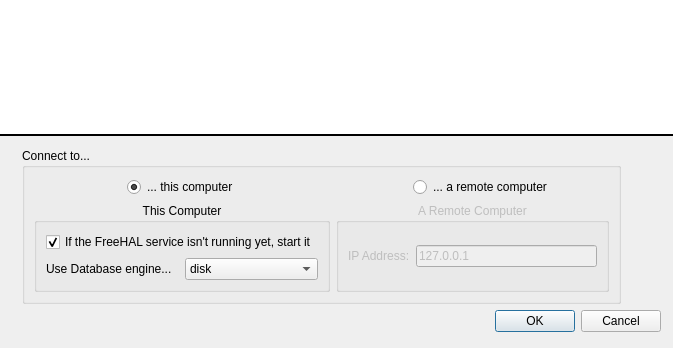
<?xml version="1.0" encoding="UTF-8"?>
<ui version="4.0">
 <class>ConnectDialog</class>
 <widget class="QDialog" name="ConnectDialog">
  <property name="geometry">
   <rect>
    <x>0</x>
    <y>0</y>
    <width>673</width>
    <height>348</height>
   </rect>
  </property>
  <property name="sizePolicy">
   <sizepolicy hsizetype="Fixed" vsizetype="Preferred">
    <horstretch>0</horstretch>
    <verstretch>0</verstretch>
   </sizepolicy>
  </property>
  <property name="maximumSize">
   <size>
    <width>748546</width>
    <height>16777215</height>
   </size>
  </property>
  <property name="windowTitle">
   <string>Connect to an artificial intelligence</string>
  </property>
  <property name="styleSheet">
   <string/>
  </property>
  <layout class="QGridLayout">
   <property name="margin">
    <number>0</number>
   </property>
   <item row="1" column="2">
    <spacer>
     <property name="orientation">
      <enum>Qt::Vertical</enum>
     </property>
     <property name="sizeType">
      <enum>QSizePolicy::Fixed</enum>
     </property>
     <property name="sizeHint" stdset="0">
      <size>
       <width>20</width>
       <height>6</height>
      </size>
     </property>
    </spacer>
   </item>
   <item row="2" column="0">
    <spacer>
     <property name="orientation">
      <enum>Qt::Horizontal</enum>
     </property>
     <property name="sizeType">
      <enum>QSizePolicy::Fixed</enum>
     </property>
     <property name="sizeHint" stdset="0">
      <size>
       <width>16</width>
       <height>16</height>
      </size>
     </property>
    </spacer>
   </item>
   <item row="2" column="1" colspan="2">
    <widget class="QGroupBox" name="groupBox">
     <property name="sizePolicy">
      <sizepolicy hsizetype="Fixed" vsizetype="Preferred">
       <horstretch>0</horstretch>
       <verstretch>0</verstretch>
      </sizepolicy>
     </property>
     <property name="minimumSize">
      <size>
       <width>560</width>
       <height>0</height>
      </size>
     </property>
     <property name="styleSheet">
      <string/>
     </property>
     <property name="title">
      <string>Connect to...</string>
     </property>
     <layout class="QGridLayout">
      <item row="0" column="0">
       <spacer>
        <property name="orientation">
         <enum>Qt::Horizontal</enum>
        </property>
        <property name="sizeHint" stdset="0">
         <size>
          <width>16</width>
          <height>20</height>
         </size>
        </property>
       </spacer>
      </item>
      <item row="0" column="1">
       <widget class="QRadioButton" name="radioButton">
        <property name="text">
         <string>... this computer</string>
        </property>
        <property name="checked">
         <bool>true</bool>
        </property>
       </widget>
      </item>
      <item row="0" column="2">
       <spacer>
        <property name="orientation">
         <enum>Qt::Horizontal</enum>
        </property>
        <property name="sizeHint" stdset="0">
         <size>
          <width>16</width>
          <height>20</height>
         </size>
        </property>
       </spacer>
      </item>
      <item row="0" column="3">
       <spacer>
        <property name="orientation">
         <enum>Qt::Horizontal</enum>
        </property>
        <property name="sizeHint" stdset="0">
         <size>
          <width>71</width>
          <height>20</height>
         </size>
        </property>
       </spacer>
      </item>
      <item row="0" column="4">
       <widget class="QRadioButton" name="radioButton_2">
        <property name="text">
         <string>... a remote computer</string>
        </property>
       </widget>
      </item>
      <item row="0" column="5">
       <spacer>
        <property name="orientation">
         <enum>Qt::Horizontal</enum>
        </property>
        <property name="sizeHint" stdset="0">
         <size>
          <width>51</width>
          <height>20</height>
         </size>
        </property>
       </spacer>
      </item>
      <item row="1" column="0" colspan="3">
       <widget class="QGroupBox" name="groupBox_3">
        <property name="title">
         <string>This Computer</string>
        </property>
        <property name="alignment">
         <set>Qt::AlignHCenter</set>
        </property>
        <layout class="QGridLayout">
         <item row="0" column="0" colspan="2">
          <widget class="QCheckBox" name="start_kernel">
           <property name="text">
            <string>If the FreeHAL service isn't running yet, start it</string>
           </property>
           <property name="checked">
            <bool>true</bool>
           </property>
          </widget>
         </item>
         <item row="1" column="1">
          <widget class="QComboBox" name="database_engine">
           <item>
            <property name="text">
             <string>disk</string>
            </property>
           </item>
           <item>
            <property name="text">
             <string>ram</string>
            </property>
           </item>
           <item>
            <property name="text">
             <string>disk (traditional)</string>
            </property>
           </item>
          </widget>
         </item>
         <item row="1" column="0">
          <widget class="QLabel" name="label">
           <property name="text">
            <string>Use Database engine...</string>
           </property>
          </widget>
         </item>
        </layout>
       </widget>
      </item>
      <item row="1" column="3" colspan="3">
       <widget class="QGroupBox" name="groupBox_2">
        <property name="enabled">
         <bool>false</bool>
        </property>
        <property name="sizePolicy">
         <sizepolicy hsizetype="MinimumExpanding" vsizetype="Preferred">
          <horstretch>0</horstretch>
          <verstretch>0</verstretch>
         </sizepolicy>
        </property>
        <property name="title">
         <string>A Remote Computer</string>
        </property>
        <property name="alignment">
         <set>Qt::AlignHCenter</set>
        </property>
        <layout class="QGridLayout">
         <item row="0" column="0">
          <widget class="QLabel" name="label_4">
           <property name="text">
            <string>IP Address:</string>
           </property>
          </widget>
         </item>
         <item row="0" column="2">
          <widget class="QLineEdit" name="ip">
           <property name="sizePolicy">
            <sizepolicy hsizetype="MinimumExpanding" vsizetype="Fixed">
             <horstretch>0</horstretch>
             <verstretch>0</verstretch>
            </sizepolicy>
           </property>
           <property name="text">
            <string>127.0.0.1</string>
           </property>
          </widget>
         </item>
        </layout>
       </widget>
      </item>
     </layout>
    </widget>
   </item>
   <item row="2" column="3">
    <spacer>
     <property name="orientation">
      <enum>Qt::Horizontal</enum>
     </property>
     <property name="sizeType">
      <enum>QSizePolicy::Fixed</enum>
     </property>
     <property name="sizeHint" stdset="0">
      <size>
       <width>6</width>
       <height>6</height>
      </size>
     </property>
    </spacer>
   </item>
   <item row="3" column="1">
    <spacer>
     <property name="orientation">
      <enum>Qt::Horizontal</enum>
     </property>
     <property name="sizeHint" stdset="0">
      <size>
       <width>40</width>
       <height>20</height>
      </size>
     </property>
    </spacer>
   </item>
   <item row="3" column="2">
    <widget class="QDialogButtonBox" name="buttonBox">
     <property name="sizePolicy">
      <sizepolicy hsizetype="Fixed" vsizetype="Fixed">
       <horstretch>0</horstretch>
       <verstretch>0</verstretch>
      </sizepolicy>
     </property>
     <property name="styleSheet">
      <string/>
     </property>
     <property name="orientation">
      <enum>Qt::Horizontal</enum>
     </property>
     <property name="standardButtons">
      <set>QDialogButtonBox::Cancel|QDialogButtonBox::Ok</set>
     </property>
    </widget>
   </item>
   <item row="4" column="2">
    <spacer>
     <property name="orientation">
      <enum>Qt::Vertical</enum>
     </property>
     <property name="sizeType">
      <enum>QSizePolicy::Fixed</enum>
     </property>
     <property name="sizeHint" stdset="0">
      <size>
       <width>20</width>
       <height>16</height>
      </size>
     </property>
    </spacer>
   </item>
   <item row="0" column="0" colspan="4">
    <widget class="QLabel" name="label_2">
     <property name="sizePolicy">
      <sizepolicy hsizetype="Fixed" vsizetype="Preferred">
       <horstretch>0</horstretch>
       <verstretch>0</verstretch>
      </sizepolicy>
     </property>
     <property name="minimumSize">
      <size>
       <width>0</width>
       <height>0</height>
      </size>
     </property>
     <property name="maximumSize">
      <size>
       <width>750</width>
       <height>142</height>
      </size>
     </property>
     <property name="autoFillBackground">
      <bool>false</bool>
     </property>
     <property name="styleSheet">
      <string>background-color: white; border-bottom: 2px solid black;</string>
     </property>
     <property name="text">
      <string/>
     </property>
     <property name="pixmap">
      <pixmap resource="../freehalqt.qrc">:/ui/logo.png</pixmap>
     </property>
     <property name="margin">
      <number>0</number>
     </property>
    </widget>
   </item>
  </layout>
 </widget>
 <resources>
  <include location="../freehalqt.qrc"/>
 </resources>
 <connections>
  <connection>
   <sender>buttonBox</sender>
   <signal>accepted()</signal>
   <receiver>ConnectDialog</receiver>
   <slot>accept()</slot>
   <hints>
    <hint type="sourcelabel">
     <x>248</x>
     <y>254</y>
    </hint>
    <hint type="destinationlabel">
     <x>157</x>
     <y>274</y>
    </hint>
   </hints>
  </connection>
  <connection>
   <sender>buttonBox</sender>
   <signal>rejected()</signal>
   <receiver>ConnectDialog</receiver>
   <slot>reject()</slot>
   <hints>
    <hint type="sourcelabel">
     <x>316</x>
     <y>260</y>
    </hint>
    <hint type="destinationlabel">
     <x>286</x>
     <y>274</y>
    </hint>
   </hints>
  </connection>
  <connection>
   <sender>radioButton_2</sender>
   <signal>toggled(bool)</signal>
   <receiver>groupBox_2</receiver>
   <slot>setEnabled(bool)</slot>
   <hints>
    <hint type="sourcelabel">
     <x>185</x>
     <y>227</y>
    </hint>
    <hint type="destinationlabel">
     <x>258</x>
     <y>311</y>
    </hint>
   </hints>
  </connection>
  <connection>
   <sender>radioButton_2</sender>
   <signal>toggled(bool)</signal>
   <receiver>groupBox_3</receiver>
   <slot>setDisabled(bool)</slot>
   <hints>
    <hint type="sourcelabel">
     <x>118</x>
     <y>245</y>
    </hint>
    <hint type="destinationlabel">
     <x>390</x>
     <y>208</y>
    </hint>
   </hints>
  </connection>
 </connections>
</ui>
